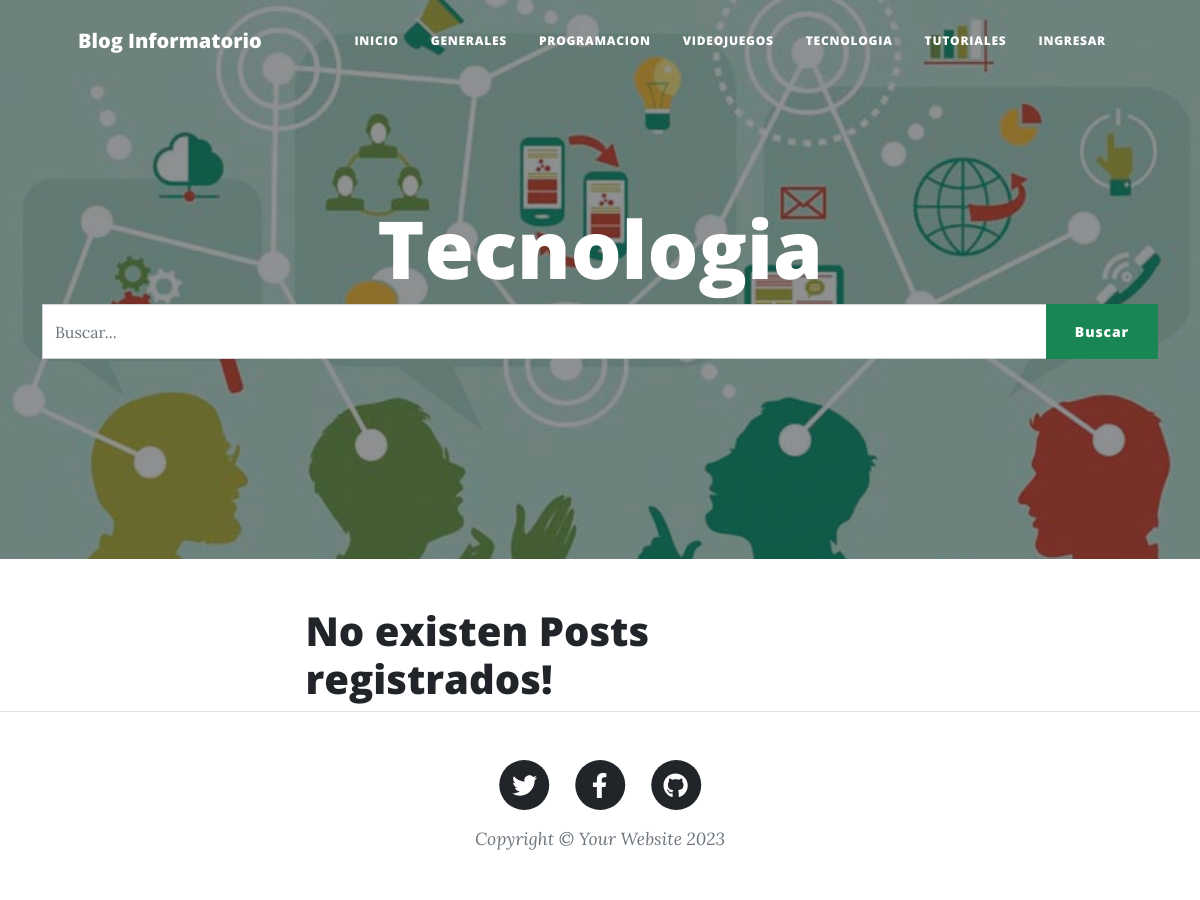
The page /tecnologia/ on the database as committed earlier.
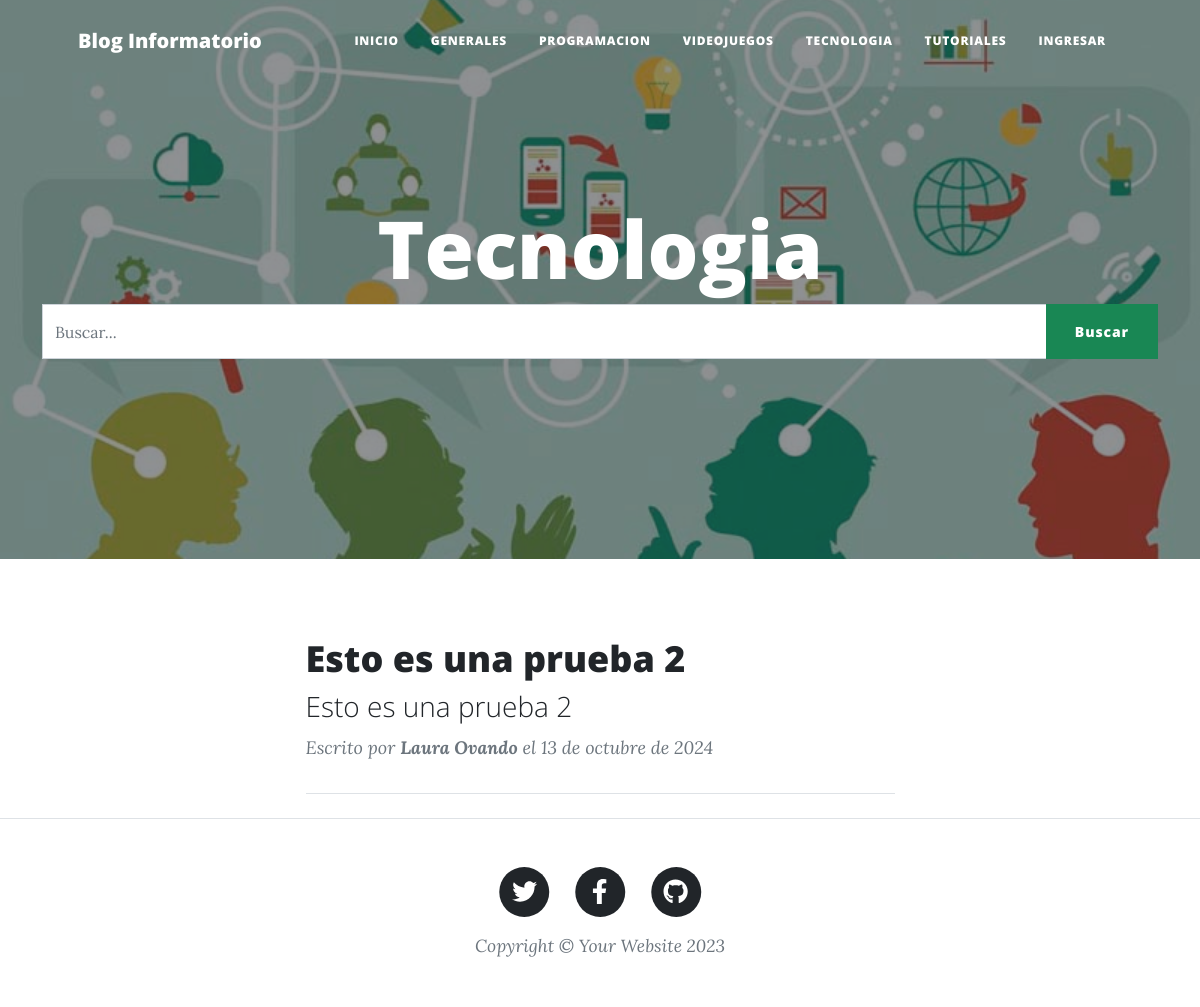
The same page on the database as committed later.
### GestionDeBlog/models.py (models this page shows, shortened)
class Post(models.Model):
    id = models.AutoField(primary_key=True)
    titulo = models.CharField('Titulo', max_length=150, blank=False, null=False)
    slug = models.CharField('Slug', max_length=100, blank=False, null=False)
    descripcion = models.CharField('Descripcion', max_length=255, blank=False, null=False)
    contenido = RichTextField()
    imagen = models.URLField(max_length=255, blank=False, null=False)
    autor = models.ForeignKey(Usuario, on_delete=models.CASCADE)
    categoria = models.ForeignKey(Categoria, on_delete=models.CASCADE)
    estado = models.BooleanField('Publicado / No Publicado', default=True)
    fecha_creacion = models.DateField('Fecha de Creacion', auto_now=False, auto_now_add=True)
    class Meta:
        verbose_name = 'Post'
        verbose_name_plural = 'Posts'

class Usuario(AbstractUser):
    REQUIRED_FIELDS = ['first_name', 'last_name', 'email']
    def __str__(self):
        return f'{self.first_name} {self.last_name}'

### GestionDeBlog/views.py (the view, shortened to what this page needs)
# urls.py: path('tecnologia/', views.tecnologia, name='tecnologia'),
def tecnologia(request):
    queryset = request.GET.get("buscar")
    post = Post.objects.filter(estado = True, categoria = Categoria.objects.get(nombre__iexact = 'Tecnologia'))
    paginator = Paginator(post, 2)
    page = request.GET.get('page')
    post = paginator.get_page(page)
    return render(request, 'tecnologia.html', {'post':post})

### GestionDeBlog/templates/tecnologia.html (shortened to what this page needs)
{% extends 'index.html' %}
{% load static %}
{% block imagen %} {% static 'assets/img/tecnologia.jpg' %}  {% endblock imagen %}
{% block titulo_principal %} Tecnologia {% endblock titulo_principal %}

### GestionDeBlog/templates/index.html (shortened to what the changed rows need)
{% load static %}
<!DOCTYPE html>
<html lang="es">
    <head>
        <link href="{% static 'css/styles.css' %}" rel="stylesheet" />
    </head>
    <body>
        <header class="masthead" style="background-image: url('{% block imagen %} {% static 'assets/img/home-bg.jpg' %} {% endblock imagen %}')">
            <div class="container position-relative px-4 px-lg-5">
                <div class="row gx-4 gx-lg-5 justify-content-center">
                    <div class="col-md-10 col-lg-8 col-xl-7">
                        <div class="site-heading">
                            <h1>{% block titulo_principal %} Blog Informatorio {% endblock titulo_principal %}</h1>
                        </div>
                    </div>
                </div>
            </div>
        </header>
        <div class="container px-4 px-lg-5">
            <div class="row gx-4 gx-lg-5 justify-content-center">
                <div class="col-md-10 col-lg-8 col-xl-7">
                    {% block contenido %}
                        {% if post %}
                        {% for p in post %}
                            <div class="post-preview">
                                <a href={% url 'detallepost' p.slug %}>
                                    <h2 class="post-title">{{p.titulo}}</h2>
                                    <h3 class="post-subtitle">{{p.descripcion}}</h3>
                                <p class="post-meta">
                                    Escrito por
                                    <strong> {{p.autor}} </strong> el
                                    {{p.fecha_creacion}}
                                </p>
                            </div>
                        <hr class="my-4" />
                        {% endfor %}
                        {% else %}
                            <h1> No existen Posts registrados! </h1>
                        {% endif %}
                    {% endblock contenido %}
                </div>
            </div>
        </div>
    </body>
</html>

Rows that differ between the two databases and show on the page:
added Post: titulo "Esto es una prueba 2", descripcion "Esto es una prueba 2", autor "Laura Ovando", fecha_creacion "13 de octubre de 2024"
Other text that changed with them:
text no longer shown: "No existen Posts registrados!"
